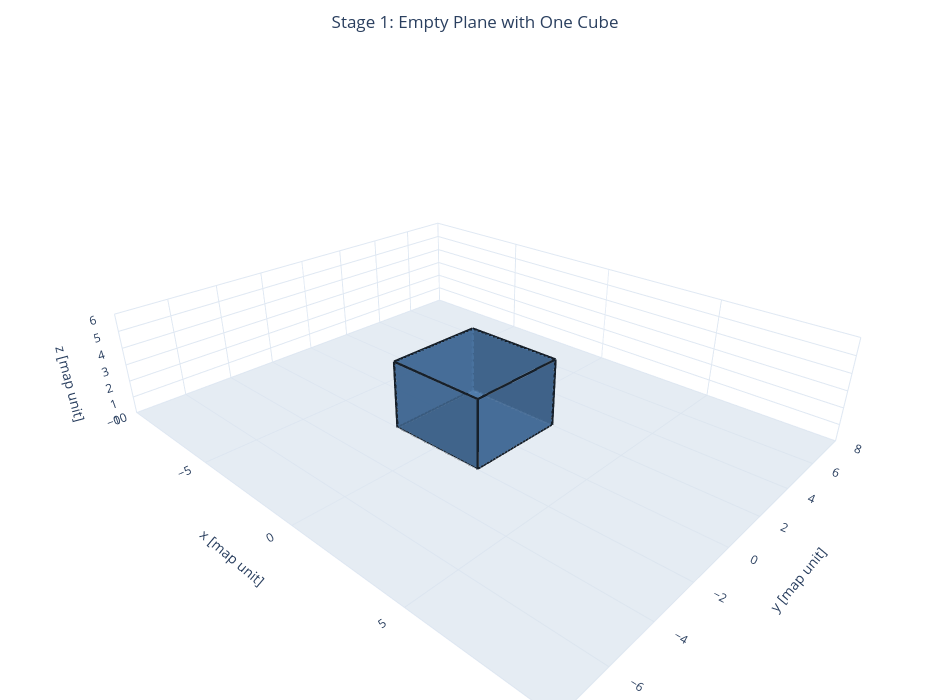

Notebook source saved alongside this figure:
### Code cell
stage_01_figure = plot_terrain_map(terrain_map)
stage_01_figure.show()

### Figure 1 — Plotly figure (JSON) as saved in the notebook; plotly's stock layout.template omitted (floating-point values rounded to 4 significant figures)
{"data": [{"color": "#d9e2ec", "flatshading": true, "hovertemplate": "Ground plane<br>x=%{x:.2f} map unit<br>y=%{y:.2f} map unit<br>z=%{z:.2f} map unit<extra></extra>", "i": [0, 0], "j": [1, 2], "k": [2, 3], "name": "Ground plane", "opacity": 0.72, "type": "mesh3d", "x": [-10.0, 10.0, 10.0, -10.0], "y": [-8.0, -8.0, 8.0, 8.0], "z": [0.0, 0.0, 0.0, 0.0]}, {"color": "#4c78a8", "flatshading": true, "hovertemplate": "Obstacle terrain<br>x=%{x:.2f} map unit<br>y=%{y:.2f} map unit<br>z=%{z:.2f} map unit<extra></extra>", "i": [0, 0, 4, 4, 0, 0, 1, 1, 2, 2, 3, 3], "j": [2, 3, 5, 6, 1, 5, 2, 6, 3, 7, 0, 4], "k": [1, 2, 6, 7, 5, 4, 6, 5, 7, 6, 4, 7], "name": "Obstacle terrain", "opacity": 0.9, "type": "mesh3d", "x": [-2.0, 2.0, 2.0, -2.0, -2.0, 2.0, 2.0, -2.0], "y": [-2.0, -2.0, 2.0, 2.0, -2.0, -2.0, 2.0, 2.0], "z": [0.0, 0.0, 0.0, 0.0, 4.0, 4.0, 4.0, 4.0]}, {"hoverinfo": "skip", "line": {"color": "#17202a", "width": 5}, "mode": "lines", "name": "Terrain edges", "showlegend": false, "type": "scatter3d", "x": [-2, 2, null, 2, 2, null, 2, -2, null, -2, -2, null, -2, 2, null, 2, 2, null, 2, -2, null, -2, -2, null, -2, -2, null, 2, 2, null, 2, 2, null, -2, -2, null], "y": [-2, -2, null, -2, 2, null, 2, 2, null, 2, -2, null, -2, -2, null, -2, 2, null, 2, 2, null, 2, -2, null, -2, -2, null, -2, -2, null, 2, 2, null, 2, 2, null], "z": [0, 0, null, 0, 0, null, 0, 0, null, 0, 0, null, 4, 4, null, 4, 4, null, 4, 4, null, 4, 4, null, 0, 4, null, 0, 4, null, 0, 4, null, 0, 4, null]}], "layout": {"height": 700, "legend": {"x": 0.02, "y": 0.98}, "margin": {"b": 0, "l": 0, "r": 0, "t": 55}, "scene": {"aspectmode": "data", "camera": {"eye": {"x": 1.55, "y": -1.65, "z": 1.15}, "up": {"x": 0, "y": 0, "z": 1}}, "xaxis": {"range": [-10, 10], "showspikes": false, "title": {"text": "x [map unit]"}}, "yaxis": {"range": [-8, 8], "showspikes": false, "title": {"text": "y [map unit]"}}, "zaxis": {"range": [0, 6], "showspikes": false, "title": {"text": "z [map unit]"}}}, "title": {"text": "Stage 1: Empty Plane with One Cube", "x": 0.5}, "width": 950}}
